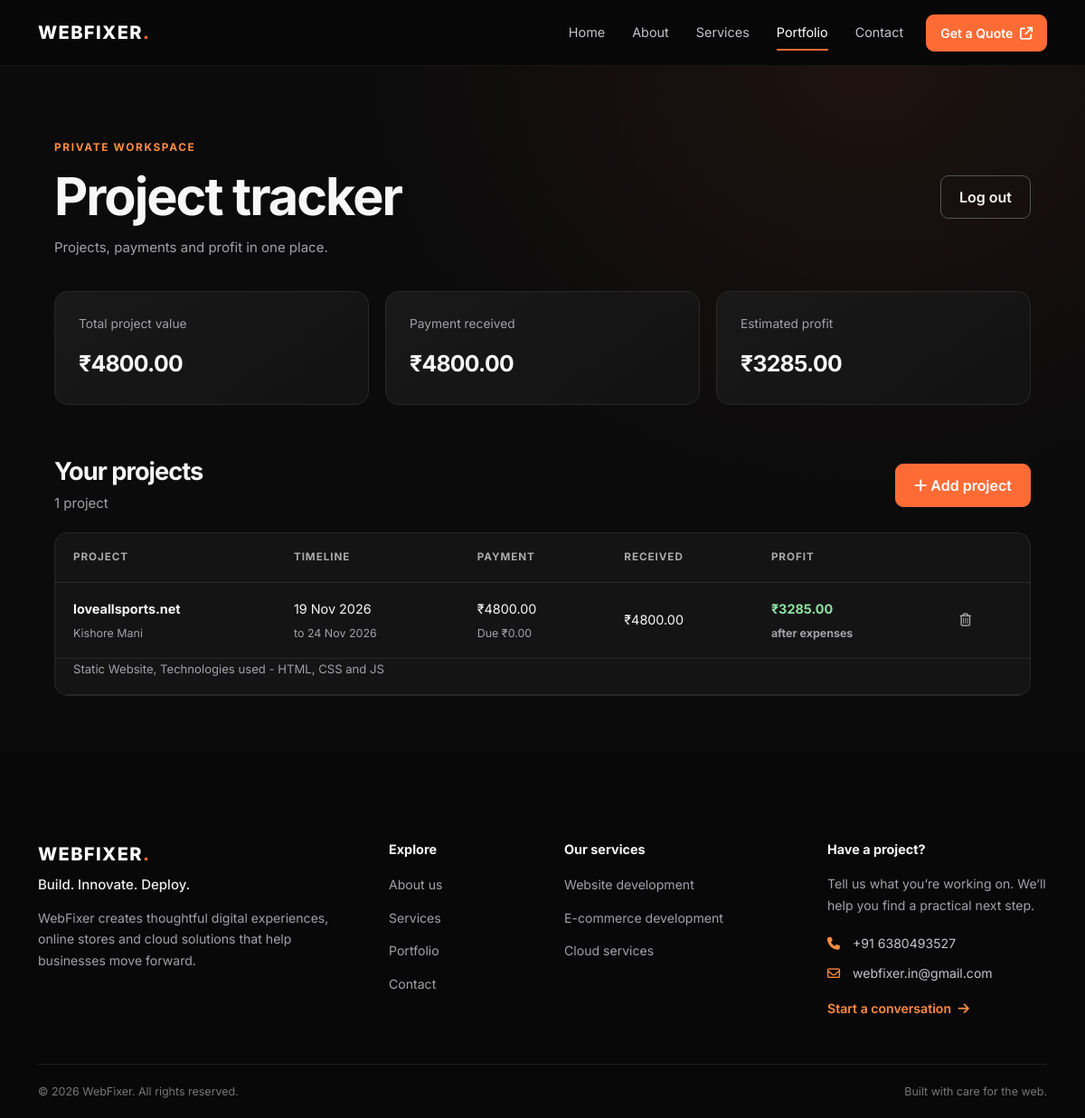
Page /projects/ (signed in) on the committed database.
### apps/portfolio/models.py (models this page shows, shortened)
class ClientProject(models.Model):
    name = models.CharField(max_length=160)
    client = models.CharField(max_length=160, blank=True)
    description = models.TextField(blank=True)
    total_payment = models.DecimalField(max_digits=12, decimal_places=2, default=0)
    amount_received = models.DecimalField(max_digits=12, decimal_places=2, default=0)
    expenses = models.DecimalField(max_digits=12, decimal_places=2, default=0)
    start_date = models.DateField(null=True, blank=True)
    end_date = models.DateField(null=True, blank=True)
    created_at = models.DateTimeField(auto_now_add=True)
    class Meta:
        ordering = ("-start_date", "-created_at")
    @property
    def profit(self):
        return self.total_payment - self.expenses
    @property
    def balance_due(self):
        return self.total_payment - self.amount_received

### apps/portfolio/views.py (the view)
# urls.py: path("projects/", views.projects_dashboard, name="projects"),
def projects_dashboard(request):
    if not request.session.get("projects_authenticated"):
        return redirect("portfolio:projects_login")
    projects = ClientProject.objects.all()
    totals = {
        "payment": sum((p.total_payment for p in projects), 0),
        "received": sum((p.amount_received for p in projects), 0),
        "profit": sum((p.profit for p in projects), 0),
    }
    return render(request, "private/projects.html", {"projects": projects, "totals": totals})

### apps/core/context_processors.py (called while the page is built)
def business_contact(request):
    return {
        "contact_phone": settings.CONTACT_PHONE,
        "contact_email": settings.CONTACT_EMAIL,
    }

### templates/private/projects.html (shortened to what this page needs)
{% extends "public/base.html" %}{% load static %}
{% block extra_head %}<link rel="stylesheet" href="{% static 'css/private.css' %}?v=2">{% endblock %}
{% block content %}
<section class="private-wrap"><div class="private-content">
    <div class="private-heading"><div><span class="section-kicker">Private workspace</span><h1>Project tracker</h1><p>Projects, payments and profit in one place.</p></div><form method="post" action="{% url 'portfolio:projects_logout' %}">{% csrf_token %}<button class="btn btn-outline-light" type="submit">Log out</button></form></div>
    <div class="private-stats"><article><span>Total project value</span><strong>₹{{ totals.payment|floatformat:2 }}</strong></article><article><span>Payment received</span><strong>₹{{ totals.received|floatformat:2 }}</strong></article><article><span>Estimated profit</span><strong>₹{{ totals.profit|floatformat:2 }}</strong></article></div>
    <div class="private-heading project-list-heading"><div><h2>Your projects</h2><p>{{ projects|length }} project{{ projects|length|pluralize }}</p></div><a class="btn btn-primary-orange" href="{% url 'portfolio:project_create' %}"><i class="fa-solid fa-plus"></i> Add project</a></div>
    {% if projects %}<div class="private-table-wrap"><table class="private-table"><thead><tr><th>Project</th><th>Timeline</th><th>Payment</th><th>Received</th><th>Profit</th><th></th></tr></thead><tbody>{% for project in projects %}<tr><td><strong>{{ project.name }}</strong>{% if project.client %}<small>{{ project.client }}</small>{% endif %}</td><td>{{ project.start_date|date:"d M Y"|default:"—" }}<small>to {{ project.end_date|date:"d M Y"|default:"—" }}</small></td><td>₹{{ project.total_payment|floatformat:2 }}<small>Due ₹{{ project.balance_due|floatformat:2 }}</small></td><td>₹{{ project.amount_received|floatformat:2 }}</td><td class="profit-value">₹{{ project.profit|floatformat:2 }}<small>after expenses</small></td><td><form method="post" action="{% url 'portfolio:project_delete' project.pk %}" onsubmit="return confirm('Delete this project?')">{% csrf_token %}<button class="private-delete" aria-label="Delete {{ project.name }}" title="Delete project"><i class="fa-regular fa-trash-can"></i></button></form></td></tr>{% if project.description %}<tr class="description-row"><td colspan="6">{{ project.description }}</td></tr>{% endif %}{% endfor %}</tbody></table></div>{% endif %}
</div></section>
{% endblock %}

### static/css/style.css (style rules this page uses)
:root { --bg:#080808;--surface:#111;--card:#191919;--orange:#ff6b35;--orange-light:#ff8c42;--text:#f7f7f8;--muted:#a1a1aa;--border:#292929;--radius:18px;--content:1180px }
* { box-sizing:border-box }
html { scroll-behavior:smooth;scroll-padding-top:90px }
body { margin:0;background:var(--bg);color:var(--text);font-family:"Inter",Arial,sans-serif;font-size:15px;line-height:1.7;-webkit-font-smoothing:antialiased }
a { color:inherit;text-decoration:none }
h1,h2,h3,h4 { line-height:1.14;letter-spacing:-.035em;font-weight:700 }
h1 { font-size:clamp(2.7rem,5.5vw,4.75rem) }
h2 { font-size:clamp(2rem,3.5vw,3rem) }
p { color:var(--muted) }
.btn { border-radius:9px;font-weight:600;padding:11px 20px;transition:transform .2s ease,background-color .2s ease,border-color .2s ease }
.btn-primary-orange { background:var(--orange);border:1px solid var(--orange);color:#fff }
.btn-outline-light { border-color:#555;color:#f5f5f5 }
.eyebrow,.section-kicker { display:inline-flex;align-items:center;gap:10px;color:var(--orange-light);font-size:.74rem;text-transform:uppercase;font-weight:700;letter-spacing:.14em }
.private-wrap { min-height:70vh;padding:70px 24px 100px;background:radial-gradient(ellipse at 75% 0,rgba(255,107,53,.08),transparent 45%),#0b0b0c }
.private-content { max-width:1120px;margin:0 auto }
.private-panel h1,.private-content h1 { font-size:clamp(2.3rem,5vw,3.5rem);margin:12px 0 }
.private-heading { display:flex;align-items:center;justify-content:space-between;gap:22px;margin-bottom:28px }
.private-heading h1 { margin:10px 0 }
.private-heading p { margin:0 }
.private-stats { display:grid;grid-template-columns:repeat(3,1fr);gap:16px;margin:35px 0 55px }
.private-stats article { padding:22px;border:1px solid var(--border);border-radius:14px;background:#151516 }
.private-stats span,.private-stats strong { display:block }
.private-stats span { color:var(--muted);font-size:.85rem }
.private-stats strong { margin-top:9px;font-size:1.5rem }
.project-list-heading { margin-bottom:20px }
.project-list-heading h2 { font-size:1.65rem;margin:0 0 8px }
.private-table-wrap { overflow-x:auto;border:1px solid var(--border);border-radius:15px;background:#141415 }
.private-table { width:100%;border-collapse:collapse;min-width:740px }
.private-table th,.private-table td { padding:17px 19px;text-align:left;border-bottom:1px solid #28282a }
.private-table th { color:#aaa;font-size:.74rem;text-transform:uppercase;letter-spacing:.07em }
.private-table td { font-size:.9rem }
.private-table td small { display:block;color:var(--muted);font-size:.78rem }
.private-table .profit-value { color:#8fe0a2;font-weight:700 }
.private-table .description-row td { padding-top:0;color:var(--muted);font-size:.82rem }
.private-delete { border:0;background:transparent;color:#aaa;padding:8px }

### rows in the picture
ClientProject: name "loveallsports.net", client "Kishore Mani", start_date "19 Nov 2026", end_date "24 Nov 2026", total_payment "4800.00", balance_due "0.00", amount_received "4800.00", profit "3285.00", description "Static Website, Technologies used - HTML, CSS and JS"

### other values in the picture
{{ totals.payment|floatformat:2 }} "4800.00"
{{ totals.received|floatformat:2 }} "4800.00"
{{ totals.profit|floatformat:2 }} "3285.00"
{{ projects|length }} "1"
{{ contact_phone }} "6380493527"
{{ contact_email }} "webfixer.in@gmail.com"
